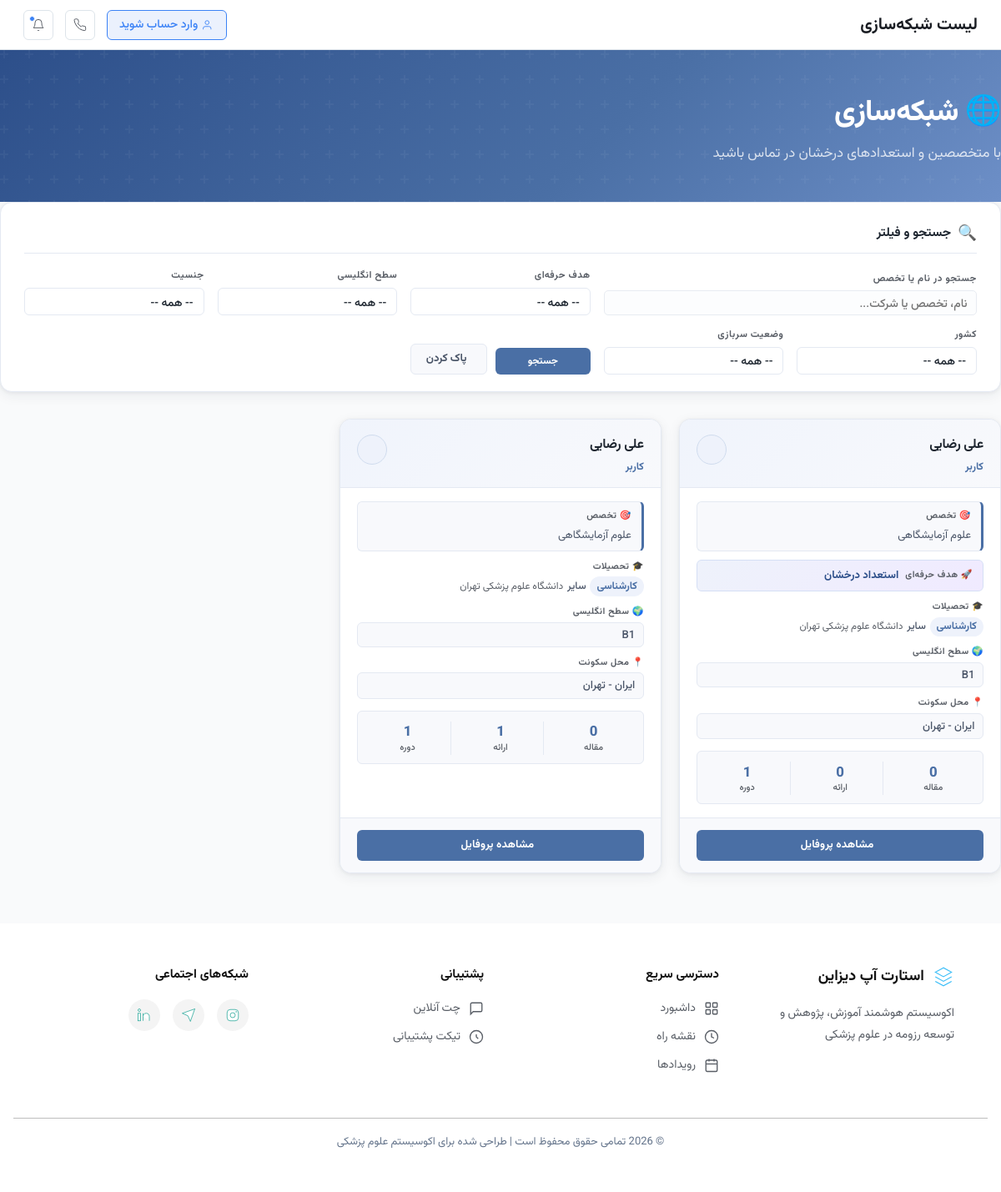
The app's page /networking/list/, older data.
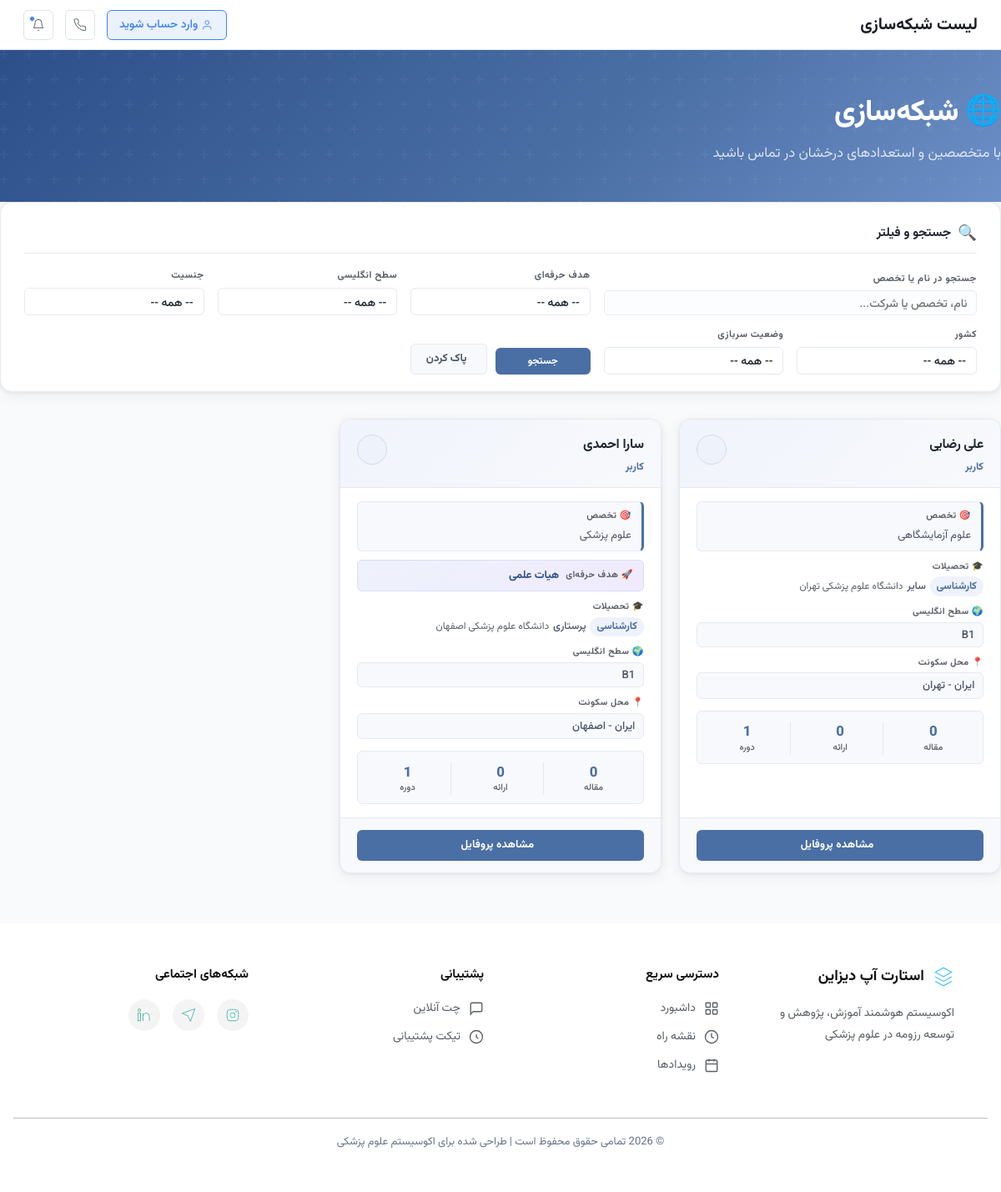
The same page, newer data.
### accounts/models.py (models this page shows, shortened)
class Profile(models.Model):
    GENDER_CHOICES = [('مرد', 'مرد'), ('زن', 'زن')]
    MARITAL_CHOICES = [('مجرد', 'مجرد'), ('متأهل', 'متأهل')]
    MILITARY_CHOICES = [
        ('', 'مربوط نیست'),
        ('معاف', 'معاف'),
        ('طرح پزشکی', 'طرح پزشکی'),
        ('سرباز', 'سرباز'),
        ('پایان خدمت', 'پایان خدمت'),
    ]
    SERVICE_PLAN_CHOICES = [
        ('', 'انتخاب کنید'),
        ('مشمول نیستم', 'مشمول نیستم'),
        ('در حال گذراندن', 'در حال گذراندن'),
        ('پایان یافته', 'پایان یافته'),
    ]
    PROPOSAL_STATUS_CHOICES = [
        ('', 'انتخاب کنید'),
        ('همه در جریان', 'همه در جریان'),
        ('همه خاتمه‌یافته', 'همه خاتمه‌یافته'),
        ('ترکیبی', 'ترکیبی (برخی در جریان، برخی خاتمه‌یافته)'),
    ]
    ENGLISH_LEVEL_CHOICES = [
        ('', 'انتخاب کنید'),
        ('A1', 'A1'), ('A2', 'A2'),
        ('B1', 'B1'), ('B2', 'B2'),
        ('C1', 'C1'), ('C2', 'C2'),
    ]
    GOAL_CHOICES = [
        ('استعداد درخشان', 'استعداد درخشان'),
        ('۴۰ امتیازی', '۴۰ امتیازی'),
        ('هیات علمی', 'هیات علمی'),
        ('ریسرچ پوزیشن / فلوشیپ خارج', 'ریسرچ پوزیشن / فلوشیپ خارج'),
    ]
    user = models.OneToOneField(User, on_delete=models.CASCADE, related_name='profile')
    first_name = models.CharField('نام', max_length=100)
    last_name = models.CharField('نام خانوادگی', max_length=100)
    gender = models.CharField('جنسیت', max_length=10, choices=GENDER_CHOICES)
    marital_status = models.CharField('وضعیت تأهل', max_length=10, choices=MARITAL_CHOICES, blank=True)
    military_status = models.CharField('وضعیت سربازی', max_length=20, choices=MILITARY_CHOICES, blank=True)
    job_title = models.CharField('عنوان شغلی', max_length=150, blank=True)
    birth_date = models.CharField('تاریخ تولد', max_length=20)
    country = models.CharField('کشور', max_length=100, blank=True, default='ایران')
    city = models.CharField('استان / شهر محل سکونت', max_length=100, blank=True)
    phone = models.CharField('شماره موبایل', max_length=20)
    email = models.EmailField('ایمیل', blank=True)
    website = models.URLField('وب‌سایت شخصی', blank=True)
    national_id = models.CharField('کد ملی / شماره پاسپورت', max_length=20, blank=True)
    orcid = models.CharField('شناسه ORCID', max_length=20, blank=True)
    proposal_count = models.PositiveSmallIntegerField('تعداد پروپوزال‌ها', null=True, blank=True)
    proposal_status = models.CharField('وضعیت پروپوزال‌ها', max_length=50, choices=PROPOSAL_STATUS_CHOICES, blank=True)
    software_skills = models.TextField('مهارت‌های نرم‌افزاری', blank=True)
    writing_skills = models.TextField('مهارت‌های نگارشی', blank=True)
    clinical_certs = models.TextField('گواهینامه‌های مهارتی', blank=True)
    clinical_exp = models.TextField('سوابق کار دانشجویی و بالینی', blank=True)
    procedures = models.TextField('مهارت‌های پروسیجرال', blank=True)
    native_lang = models.CharField('زبان مادری', max_length=50, default='فارسی')
    english_level = models.CharField('سطح زبان انگلیسی', max_length=5, choices=ENGLISH_LEVEL_CHOICES, blank=True)
    lang_cert = models.TextField('مدرک زبان انگلیسی', blank=True)
    other_langs = models.TextField('سایر زبان‌ها', blank=True)
    extracurricular = models.TextField('فعالیت‌های فوق برنامه', blank=True)
    goal = models.CharField('هدف نهایی حرفه‌ای', max_length=50, choices=GOAL_CHOICES)
    specialty = models.CharField('حوزه تخصصی', max_length=200, blank=True)
    goal_notes = models.TextField('توضیحات اهداف', blank=True)
    service_plan = models.CharField('وضعیت طرح نیروی انسانی', max_length=30, choices=SERVICE_PLAN_CHOICES, blank=True)
    raw_text = models.TextField('متن خام پروفایل', blank=True)
    created_at = models.DateTimeField(auto_now_add=True)
    updated_at = models.DateTimeField(auto_now=True)
    class Meta:
        verbose_name = 'پروفایل'
        verbose_name_plural = 'پروفایل‌ها'

class Education(models.Model):
    FIELD_CHOICES = [
        ('پزشکی', 'پزشکی'), ('دندان‌پزشکی', 'دندان‌پزشکی'),
        ('داروسازی', 'داروسازی'), ('پرستاری', 'پرستاری'),
        ('فیزیوتراپی', 'فیزیوتراپی'), ('سایر', 'سایر'),
    ]
    DEGREE_CHOICES = [
        ('کارشناسی', 'کارشناسی'), ('کارشناسی ارشد', 'کارشناسی ارشد'),
        ('دکتری عمومی', 'دکتری عمومی'), ('دکتری تخصصی', 'دکتری تخصصی'),
    ]
    UNI_TYPE_CHOICES = [('تیپ ۱', 'تیپ ۱'), ('تیپ ۲', 'تیپ ۲'), ('تیپ ۳', 'تیپ ۳')]
    STAGE_CHOICES = [
        ('علوم پایه', 'علوم پایه'), ('فیزیوپات', 'فیزیوپات'),
        ('استاژری', 'استاژری'), ('اینترنی', 'اینترنی'),
        ('فارغ‌التحصیل', 'فارغ‌التحصیل'),
    ]
    profile = models.ForeignKey(Profile, on_delete=models.CASCADE, related_name='educations')
    field = models.CharField('رشته تحصیلی', max_length=30, choices=FIELD_CHOICES)
    degree = models.CharField('مقطع تحصیلی', max_length=20, choices=DEGREE_CHOICES)
    university = models.CharField('دانشگاه', max_length=200, blank=True)
    uni_type = models.CharField('تیپ دانشگاه', max_length=10, choices=UNI_TYPE_CHOICES, blank=True)
    start_date = models.CharField('تاریخ شروع', max_length=20, blank=True)
    end_date = models.CharField('تاریخ پایان', max_length=50, blank=True)
    stage = models.CharField('مرحله تحصیلی', max_length=20, choices=STAGE_CHOICES, blank=True)
    current_term = models.PositiveSmallIntegerField(
        'ترم فعلی', null=True, blank=True,
        validators=[MinValueValidator(1), MaxValueValidator(20)]
    )
    remaining_terms = models.PositiveSmallIntegerField(
        'ترم‌های باقیمانده', null=True, blank=True,
        validators=[MaxValueValidator(20)]
    )
    gpa = models.DecimalField(
        'معدل', max_digits=4, decimal_places=2, null=True, blank=True,
        validators=[MinValueValidator(0), MaxValueValidator(20)]
    )
    class Meta:
        verbose_name = 'تحصیلات'
        verbose_name_plural = 'تحصیلات'
        ordering = ['start_date']

### networking/views.py (the view, shortened to what this page needs)
# urls.py: path('list/', views.networking_list, name='networking_list'),
def networking_list(request):
    profiles = Profile.objects.all().select_related('user')
    form = ProfileSearchFilterForm(request.GET)
    search_query = request.GET.get('search', '')
    goal = request.GET.get('goal', '')
    if goal:
        profiles = profiles.filter(goal=goal)
    english_level = request.GET.get('english_level', '')
    if english_level:
        profiles = profiles.filter(english_level=english_level)
    gender = request.GET.get('gender', '')
    if gender:
        profiles = profiles.filter(gender=gender)
    country = request.GET.get('country', '')
    if country:
        profiles = profiles.filter(country__icontains=country)
    military_status = request.GET.get('military_status', '')
    if military_status:
        profiles = profiles.filter(military_status=military_status)
    paginator = Paginator(profiles, 12)  # 12 پروفایل در هر صفحه
    page_number = request.GET.get('page')
    page_obj = paginator.get_page(page_number)
    context = {
        'page_obj': page_obj,
        'profiles': page_obj.object_list,
        'form': form,
        'search_query': search_query,
    }
    return render(request, 'networking/networking_list.html', context)

### templates/networking/networking_list.html (shortened to what this page needs)
{% extends 'base.html' %}
{% load static %}
{% block topbar_title %}لیست شبکه‌سازی{% endblock %}
{% block content %}
<div class="nw-header">
    <div class="container">
        <div class="nw-header-content">
            <h1 class="nw-header-title">🌐 شبکه‌سازی</h1>
            <p class="nw-header-subtitle">با متخصصین و استعدادهای درخشان در تماس باشید</p>
        </div>
    </div>
</div>
<div class="container py-5">
    <div class="nw-filter-wrapper">
        <div class="nw-filter-card">
            <div class="nw-filter-header">
                <span class="nw-filter-icon">🔍</span>
                <h5 class="nw-filter-title">جستجو و فیلتر</h5>
            </div>
            <form method="get" class="nw-filter-form">
                <div class="nw-form-group nw-search-group">
                    <label class="nw-form-label">جستجو در نام یا تخصص</label>
                    <input type="text"
                           name="search"
                           class="nw-form-input"
                           placeholder="نام، تخصص یا شرکت..."
                           value="{{ search_query|default:'' }}">
                </div>
                <div class="nw-form-group">
                    <label class="nw-form-label">هدف حرفه‌ای</label>
                    <select name="goal" class="nw-form-select">
                        <option value="">-- همه --</option>
                    </select>
                </div>
                <div class="nw-form-group">
                    <label class="nw-form-label">سطح انگلیسی</label>
                    <select name="english_level" class="nw-form-select">
                        <option value="">-- همه --</option>
                    </select>
                </div>
                <div class="nw-form-group">
                    <label class="nw-form-label">جنسیت</label>
                    <select name="gender" class="nw-form-select">
                        <option value="">-- همه --</option>
                    </select>
                </div>
                <div class="nw-form-group">
                    <label class="nw-form-label">کشور</label>
                    <select name="country" class="nw-form-select">
                        <option value="">-- همه --</option>
                    </select>
                </div>
                <div class="nw-form-group">
                    <label class="nw-form-label">وضعیت سربازی</label>
                    <select name="military_status" class="nw-form-select">
                        <option value="">-- همه --</option>
                    </select>
                </div>
                <div class="nw-filter-buttons">
                    <button type="submit" class="nw-btn-search">
                         جستجو
                    </button>
                    <a href="{% url 'networking:networking_list' %}" class="nw-btn-reset">
                         پاک کردن
                    </a>
                </div>
            </form>
        </div>
    </div>
    <div class="nw-grid">
        {% for profile in profiles %}
        <div class="nw-card">
            <div class="nw-card-header">
                <div class="nw-card-header-info">
                    <h5 class="nw-card-name">
                        {{ profile.first_name }} {{ profile.last_name }}
                    </h5>
                    <p class="nw-card-title">
                        {{ profile.job_title|default:"کاربر" }}
                    </p>
                </div>
                <div class="nw-card-gender">
                </div>
            </div>
            <div class="nw-card-body">
                {% if profile.specialty %}
                <div class="nw-specialty-box">
                    <span class="nw-specialty-label">🎯 تخصص</span>
                    <p class="nw-specialty-text">{{ profile.specialty|truncatechars:80 }}</p>
                </div>
                {% endif %}
                {% if profile.goal %}
                <div class="nw-goal-box">
                    <span class="nw-goal-label">🚀 هدف حرفه‌ای</span>
                    <p class="nw-goal-text">{{ profile.get_goal_display }}</p>
                </div>
                {% endif %}
                <div class="nw-info-item">
                    <span class="nw-info-label">🎓 تحصیلات</span>
                    {% with edu=profile.educations.first %}
                        {% if edu %}
                        <div class="nw-edu-item">
                            <span class="nw-edu-degree">{{ edu.degree }}</span>
                            <span class="nw-edu-field">{{ edu.field }}</span>
                            {% if edu.university %}
                                <span class="nw-edu-uni">{{ edu.university }}</span>
                            {% endif %}
                        </div>
                        {% else %}
                        <div class="nw-info-value muted">ثبت نشده</div>
                        {% endif %}
                    {% endwith %}
                </div>
                {% if profile.english_level %}
                <div class="nw-info-item">
                    <span class="nw-info-label">🌍 سطح انگلیسی</span>
                    <div class="nw-info-value">{{ profile.english_level }}</div>
                </div>
                {% endif %}
                <div class="nw-info-item">
                    <span class="nw-info-label">📍 محل سکونت</span>
                    <div class="nw-info-value">
                        {% if profile.country %}
                            {{ profile.country }}
                            {% if profile.city %} - {{ profile.city }}{% endif %}
                        {% else %}
                            <span class="muted">مشخص نشده</span>
                        {% endif %}
                    </div>
                </div>
                <div class="nw-stats-row">
                    <div class="nw-stat">
                        <span class="nw-stat-value">{{ profile.articles.count }}</span>
                        <span class="nw-stat-label">مقاله</span>
                    </div>
                    <div class="nw-stat">
                        <span class="nw-stat-value">{{ profile.presentations.count }}</span>
                        <span class="nw-stat-label">ارائه</span>
                    </div>
                    <div class="nw-stat">
                        <span class="nw-stat-value">{{ profile.training_courses.count }}</span>
                        <span class="nw-stat-label">دوره</span>
                    </div>
                </div>
            </div>
            <div class="nw-card-footer">
                <a href="{% url 'networking:profile_detail' profile.pk %}" class="nw-btn-view">
                     مشاهده پروفایل
                </a>
            </div>
        </div>
        {% endfor %}
    </div>
</div>
{% endblock %}

Row changes from the older to the newer data that the page shows:
removed Profile: first_name "علی", last_name "رضایی", job_title "کاربر", specialty "علوم آزمایشگاهی", goal "استعداد درخشان", educations.first.degree "کارشناسی", educations.first.field "سایر", educations.first.university "دانشگاه علوم پزشکی تهران", english_level "B1", country "ایران", city "تهران", articles.count "0", presentations.count "0", training_courses.count "1"
changed Profile "علی": presentations.count "1" → "0"
added Profile: first_name "سارا", last_name "احمدی", job_title "کاربر", specialty "علوم پزشکی", goal "هیات علمی", educations.first.degree "کارشناسی", educations.first.field "پرستاری", educations.first.university "دانشگاه علوم پزشکی اصفهان", english_level "B1", country "ایران", city "اصفهان", articles.count "0", presentations.count "0", training_courses.count "1"
